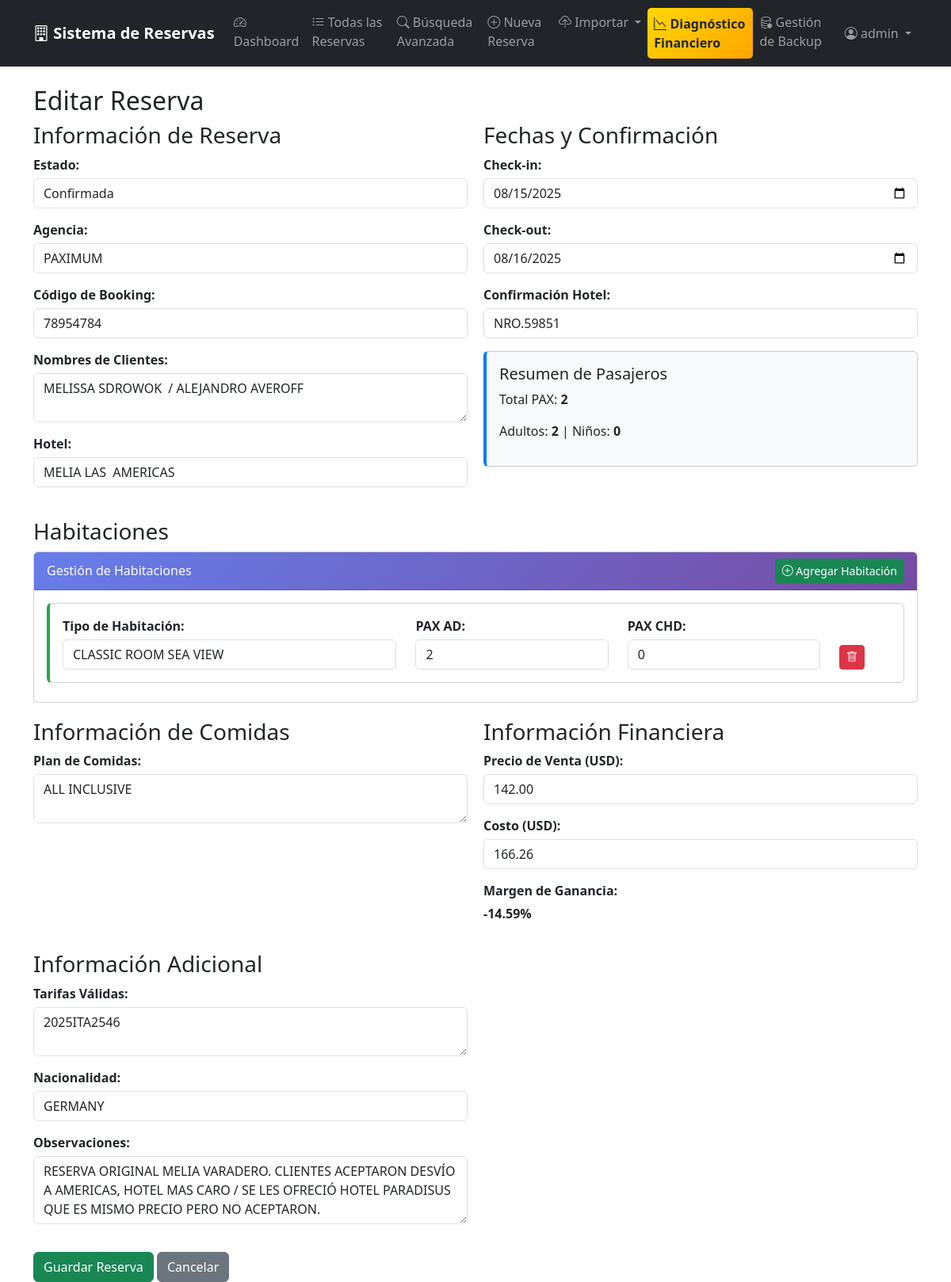
Screenshot of /161/update/ (signed in) with the database file from the repository.
### reservations/models.py (models this page shows, shortened)
class Reservation(models.Model):
    STATUS_CHOICES = [
        ('OK', 'Confirmada'),
        ('CXX', 'Cancelada'),
        ('PENDING', 'Pendiente'),
    ]
    status = models.CharField(
        max_length=20,
        choices=STATUS_CHOICES,
        default='OK'
    )
    agency = models.CharField(max_length=100)
    booking_code = models.CharField(max_length=50, unique=True)
    clients_names = models.TextField()
    hotel = models.CharField(max_length=200)
    date_from = models.DateField()
    date_to = models.DateField()
    hotel_confirmation = models.CharField(max_length=100, blank=True)
    meal_plan = models.TextField(blank=True, verbose_name='Plan de Comidas')
    sale_price = models.DecimalField(max_digits=10, decimal_places=2)
    touch_cost = models.DecimalField(max_digits=10, decimal_places=2)
    profit_percentage = models.DecimalField(
        max_digits=8,
        decimal_places=2,
        blank=True,
        null=True
    )
    valid_rates = models.TextField(blank=True)
    nationality = models.CharField(max_length=50)
    remarks = models.TextField(blank=True)
    created_by = models.ForeignKey(
        User,
        on_delete=models.CASCADE
    )
    created_at = models.DateTimeField(auto_now_add=True)
    updated_at = models.DateTimeField(auto_now=True)
    class Meta:
        ordering = ['created_at']

### reservations/views.py (the view)
# urls.py: path('<int:pk>/update/', views.reservation_update, name='update'),
@login_required
def reservation_update(request, pk):
    reservation = get_object_or_404(Reservation, pk=pk)
    if request.method == 'POST':
        post_data = request.POST.copy()
        post_data = convertir_datos_a_uppercase(post_data)
        form = ReservationForm(post_data, instance=reservation)
        if form.is_valid():
            reservation = form.save()
            reservation.rooms.all().delete()
            room_data = request.POST.get('room_data')
            if room_data:
                rooms = json.loads(room_data)
                for room_info in rooms:
                    room_type_upper = room_info['room_type'].upper()
                    Room.objects.create(
                        reservation=reservation,
                        room_type=room_type_upper,
                        pax_ad=int(room_info['pax_ad']),
                        pax_chd=int(room_info['pax_chd'])
                    )
            messages.success(request, f'Reserva {reservation.booking_code} actualizada exitosamente!')
            return redirect('reservations:list')
        else:
            messages.error(request, 'Por favor corrige los errores en el formulario.')
    else:
        form = ReservationForm(instance=reservation)
    existing_rooms = list(reservation.rooms.values('room_type', 'pax_ad', 'pax_chd'))
    room_form = RoomForm()
    return render(request, 'reservations/form.html', {
        'form': form,
        'room_form': room_form,
        'existing_rooms': existing_rooms,
        'title': 'Editar Reserva'
    })

### reservations/forms.py
class RoomForm(forms.ModelForm):
    class Meta:
        model = Room
        fields = ['room_type', 'pax_ad', 'pax_chd']
        widgets = {
            'room_type': forms.TextInput(attrs={
                'class': 'form-control',
                'placeholder': 'Ej: Doble Standard, Suite, etc.'
            }),
            'pax_ad': forms.NumberInput(attrs={
                'class': 'form-control',
                'min': '0',
                'value': '1'
            }),
            'pax_chd': forms.NumberInput(attrs={
                'class': 'form-control',
                'min': '0',
                'value': '0'
            }),
        }

### reservations/templates/reservations/form.html (shortened to what this page needs)
{% extends 'reservations/base.html' %}
{% block content %}
<h2>{{ title }}</h2>
<form method="post" id="reservationForm">
    <div style="display: grid; grid-template-columns: 1fr 1fr; gap: 20px;">
        <div>
            <h3>Información de Reserva</h3>
            <div class="form-group">
                <label>Estado:</label>
                {{ form.status }}
            </div>
            <div class="form-group">
                <label>Agencia:</label>
                {{ form.agency }}
            </div>
            <div class="form-group">
                <label>Código de Booking:</label>
                {{ form.booking_code }}
            </div>
            <div class="form-group">
                <label>Nombres de Clientes:</label>
                {{ form.clients_names }}
            </div>
            <div class="form-group">
                <label>Hotel:</label>
                {{ form.hotel }}
            </div>
        </div>
        <div>
            <h3>Fechas y Confirmación</h3>
            <div class="form-group">
                <label>Check-in:</label>
                {{ form.date_from }}
            </div>
            <div class="form-group">
                <label>Check-out:</label>
                {{ form.date_to }}
            </div>
            <div class="form-group">
                <label>Confirmación Hotel:</label>
                {{ form.hotel_confirmation }}
            </div>
            <div class="pax-summary card mt-3">
                <div class="card-body">
                    <h5>Resumen de Pasajeros</h5>
                    <div id="paxSummary">
                        <p>Total PAX: <strong id="totalPax">0</strong></p>
                        <p>Adultos: <strong id="totalAd">0</strong> | Niños: <strong id="totalChd">0</strong></p>
                    </div>
                </div>
            </div>
        </div>
    </div>
    <div class="rooms-section mt-4">
        <h3>Habitaciones</h3>
        <div class="card">
            <div class="card-header d-flex justify-content-between align-items-center">
                <span>Gestión de Habitaciones</span>
                <button type="button" class="btn btn-success btn-sm" id="addRoomBtn">
                    <i class="bi bi-plus-circle"></i> Agregar Habitación
                </button>
            </div>
            <div class="card-body">
                <div id="roomsContainer">
                    {% if existing_rooms %}
                        {% for room in existing_rooms %}
                        <div class="room-item card mb-2">
                            <div class="card-body">
                                <div class="row">
                                    <div class="col-md-5">
                                        <label>Tipo de Habitación:</label>
                                        <input type="text" class="form-control room-type"
                                               value="{{ room.room_type }}"
                                               placeholder="Ej: Doble Standard">
                                    </div>
                                    <div class="col-md-3">
                                        <label>PAX AD:</label>
                                        <input type="number" class="form-control pax-ad"
                                               value="{{ room.pax_ad }}" min="0" value="1">
                                    </div>
                                    <div class="col-md-3">
                                        <label>PAX CHD:</label>
                                        <input type="number" class="form-control pax-chd"
                                               value="{{ room.pax_chd }}" min="0" value="0">
                                    </div>
                                    <div class="col-md-1 d-flex align-items-end">
                                        <button type="button" class="btn btn-danger btn-sm remove-room">
                                            <i class="bi bi-trash"></i>
                                        </button>
                                    </div>
                                </div>
                            </div>
                        </div>
                        {% endfor %}
                    {% endif %}
                </div>
            </div>
        </div>
    </div>
    <div style="display: grid; grid-template-columns: 1fr 1fr; gap: 20px; margin-top: 20px;">
        <div>
            <h3>Información de Comidas</h3>
            <div class="form-group">
                <label>Plan de Comidas:</label>
                {{ form.meal_plan }}
            </div>
        </div>
        <div>
            <h3>Información Financiera</h3>
            <div class="form-group">
                <label>Precio de Venta (USD):</label>
                {{ form.sale_price }}
            </div>
            <div class="form-group">
                <label>Costo (USD):</label>
                {{ form.touch_cost }}
            </div>
            {% if form.instance.profit_percentage %}
            <div class="form-group">
                <label>Margen de Ganancia:</label>
                <strong>{{ form.instance.profit_percentage|floatformat:2 }}%</strong>
            </div>
            {% endif %}
        </div>
    </div>
    <div style="display: grid; grid-template-columns: 1fr 1fr; gap: 20px; margin-top: 20px;">
        <div>
            <h3>Información Adicional</h3>
            <div class="form-group">
                <label>Tarifas Válidas:</label>
                {{ form.valid_rates }}
            </div>
            <div class="form-group">
                <label>Nacionalidad:</label>
                {{ form.nationality }}
            </div>
            <div class="form-group">
                <label>Observaciones:</label>
                {{ form.remarks }}
            </div>
        </div>
    </div>
    <div style="margin-top: 20px;">
        <button type="submit" class="btn btn-success">Guardar Reserva</button>
        <a href="{% url 'reservations:list' %}" class="btn btn-secondary">Cancelar</a>
    </div>
</form>
{% endblock %}

### reservations/templates/reservations/base.html (shortened to what this page needs)
<!DOCTYPE html>
<html lang="es" data-bs-theme="light">
<head>
    <link href="https://cdn.jsdelivr.net/npm/bootstrap@5.3.2/dist/css/bootstrap.min.css" rel="stylesheet">
    <link rel="stylesheet" href="https://cdn.jsdelivr.net/npm/bootstrap-icons@1.11.1/font/bootstrap-icons.css">
</head>
<body>
    <nav class="navbar navbar-expand-lg navbar-dark bg-dark">
        <div class="container">
            <a class="navbar-brand" href="{% url 'reservations:list' %}">
                <i class="bi bi-building"></i> Sistema de Reservas
            </a>
            <div class="collapse navbar-collapse" id="navbarNav">
                <ul class="navbar-nav me-auto">
                    <li class="nav-item">
                        <a class="nav-link" href="{% url 'reservations:dashboard' %}">
                            <i class="bi bi-speedometer2"></i> Dashboard
                        </a>
                    </li>
                    <li class="nav-item">
                        <a class="nav-link" href="{% url 'reservations:list' %}">
                            <i class="bi bi-list-ul"></i> Todas las Reservas
                        </a>
                    </li>
                    <li class="nav-item">
                        <a class="nav-link" href="{% url 'reservations:search' %}">
                            <i class="bi bi-search"></i> Búsqueda Avanzada
                        </a>
                    </li>
                    <li class="nav-item">
                        <a class="nav-link" href="{% url 'reservations:create' %}">
                            <i class="bi bi-plus-circle"></i> Nueva Reserva
                        </a>
                    </li>
                    <li class="nav-item dropdown">
                         <a class="nav-link dropdown-toggle" href="#" role="button" data-bs-toggle="dropdown">
                             <i class="bi bi-cloud-upload"></i> Importar
                         </a>
</li>
                    <li class="nav-item">
                        <a class="nav-link diagnostic-link text-dark fw-bold" href="{% url 'reservations:financial_debug' %}">
                            <i class="bi bi-graph-down"></i> Diagnóstico Financiero
                        </a>
                    </li>
                    <li class="nav-item">
                        <a class="nav-link" href="{% url 'reservations:backup_management' %}">
                             <i class="bi bi-database-gear"></i> Gestión de Backup
                        </a>
                    </li>
                </ul>
                <ul class="navbar-nav">
                    {% if user.is_authenticated %}
                    <li class="nav-item dropdown">
                        <a class="nav-link dropdown-toggle" href="#" role="button" data-bs-toggle="dropdown">
                            <i class="bi bi-person-circle"></i> {{ user.username }}
                        </a>
                    </li>
                    {% else %}
                    <li class="nav-item">
                        <a class="nav-link" href="{% url 'login' %}">
                            <i class="bi bi-box-arrow-in-right"></i> Iniciar Sesión
                        </a>
                    </li>
                    {% endif %}
                </ul>
            </div>
        </div>
    </nav>
    <div class="container mt-4">
        {% block content %}
        {% endblock %}
    </div>
</body>
</html>

### reservations/templates/reservations/base.html (style rules this page uses)
.navbar-brand { font-weight: 600; }
.card-header { background: linear-gradient(135deg, #667eea 0%, #764ba2 100%); color: white; }
.diagnostic-link { background: linear-gradient(135deg, #ffd700 0%, #ffa500 100%); border-radius: 5px; margin: 2px 0; }

### reservations/templates/reservations/form.html (style rules this page uses)
.form-group { margin-bottom: 15px; }
label { display: block; margin-bottom: 5px; font-weight: bold; }
input, select, textarea { width: 100%; padding: 8px; border: 1px solid #ddd; border-radius: 4px; box-sizing: border-box; }
textarea { resize: vertical; }
.pax-summary { background: #f8f9fa; border-left: 4px solid #007bff; }
.room-item { border-left: 4px solid #28a745; }

### rows the page displays
Reservation: status "Confirmada", agency "PAXIMUM", booking_code "78954784", clients_names "MELISSA SDROWOK / ALEJANDRO AVEROFF", hotel "MELIA LAS AMERICAS", date_from "08/15/2025", date_to "08/16/2025", hotel_confirmation "NRO.59851", meal_plan "ALL INCLUSIVE", sale_price "142.00", touch_cost "166.26", instance.profit_percentage "-14.59", valid_rates "2025ITA2546", nationality "GERMANY", remarks "RESERVA ORIGINAL MELIA VARADERO. CLIENTES ACEPTARON DESVÍO A AMERICAS, HOTEL MAS CARO / SE LES OFRECIÓ HOTEL PARADISUS QUE ES MISMO PRECIO PERO NO ACEPTARON."

### other values shown
{{ user.username }} "admin"
{{ title }} "Editar Reserva"
